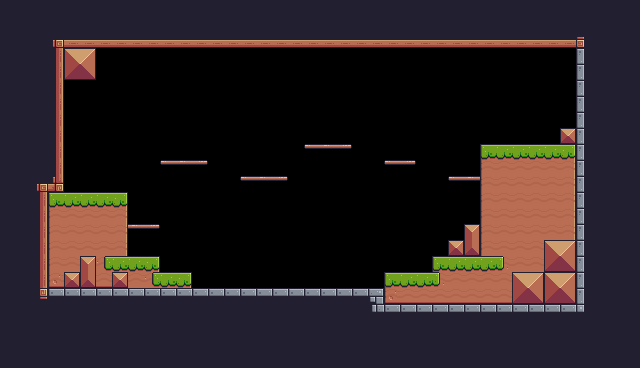

Rendered tile map (Tiled .tmx) drawn with the repository's tilesets; below, a short description and the full map source, tile grids included:
An orthogonal 40x23 tile map with 16x16 px tiles, 1 tile layer (Background) and 36 objects (11x Fruit, 6x Platform, Player, Chicken, Checkpoint).

<map version="1.10" tiledversion="1.10.2" orientation="orthogonal" renderorder="right-down" width="40" height="23" tilewidth="16" tileheight="16" infinite="0" nextlayerid="5" nextobjectid="96">
 <tileset firstgid="1" source="Pixel Adventure.tsx" />
 <layer id="1" name="Background" width="40" height="23">
  <properties>
   <property name="BackgroundColor" value="Pink" />
  </properties>
  <data encoding="csv">
200,200,200,200,200,200,200,200,200,200,200,200,200,200,200,200,200,200,200,200,200,200,200,200,200,200,200,200,200,200,200,200,200,200,200,200,200,200,200,200,
200,200,200,200,200,200,200,200,200,200,200,200,200,200,200,200,200,200,200,200,200,200,200,200,200,200,200,200,200,200,200,200,200,200,200,200,200,200,200,200,
200,200,200,92,134,134,134,134,134,134,134,134,134,134,134,134,134,134,134,134,134,134,134,134,134,134,134,134,134,134,134,134,134,134,134,134,93,200,200,200,
200,200,200,113,36,37,0,0,0,0,0,0,0,0,0,0,0,0,0,0,0,0,0,0,0,0,0,0,0,0,0,0,0,0,0,0,23,200,200,200,
200,200,200,113,58,59,0,0,0,0,0,0,0,0,0,0,0,0,0,0,0,0,0,0,0,0,0,0,0,0,0,0,0,0,0,0,23,200,200,200,
200,200,200,113,0,0,0,0,0,0,0,0,0,0,0,0,0,0,0,0,0,0,0,0,0,0,0,0,0,0,0,0,0,0,0,0,23,200,200,200,
200,200,200,113,0,0,0,0,0,0,0,0,0,0,0,0,0,0,0,0,0,0,0,0,0,0,0,0,0,0,0,0,0,0,0,0,23,200,200,200,
200,200,200,113,0,0,0,0,0,0,0,0,0,0,0,0,0,0,0,0,0,0,0,0,0,0,0,0,0,0,0,0,0,0,0,0,23,200,200,200,
200,200,200,113,0,0,0,0,0,0,0,0,0,0,0,0,0,0,0,0,0,0,0,0,0,0,0,0,0,0,0,0,0,0,0,35,23,200,200,200,
200,200,200,113,0,0,0,0,0,0,0,0,0,0,0,0,0,0,0,40,41,42,0,0,0,0,0,0,0,0,7,8,8,8,8,9,23,200,200,200,
200,200,200,113,0,0,0,0,0,0,40,41,42,0,0,0,0,0,0,0,0,0,0,0,40,42,0,0,0,0,29,30,30,30,30,31,23,200,200,200,
200,200,92,135,0,0,0,0,0,0,0,0,0,0,0,40,41,42,0,0,0,0,0,0,0,0,0,0,40,41,29,30,30,30,30,31,23,200,200,200,
200,200,113,7,8,8,8,9,0,0,0,0,0,0,0,0,0,0,0,0,0,0,0,0,0,0,0,0,0,0,29,30,30,30,30,31,23,200,200,200,
200,200,113,29,30,30,30,31,0,0,0,0,0,0,0,0,0,0,0,0,0,0,0,0,0,0,0,0,0,0,29,30,30,30,30,31,23,200,200,200,
200,200,113,29,30,30,30,31,41,42,0,0,0,0,0,0,0,0,0,0,0,0,0,0,0,0,0,0,0,16,29,30,30,30,30,31,23,200,200,200,
200,200,113,29,30,30,30,31,0,0,0,0,0,0,0,0,0,0,0,0,0,0,0,0,0,0,0,0,35,60,29,30,30,30,36,37,23,200,200,200,
200,200,113,29,30,16,32,8,8,9,0,0,0,0,0,0,0,0,0,0,0,0,0,0,0,0,0,7,8,8,8,33,30,30,58,59,23,200,200,200,
200,200,113,51,35,60,52,35,30,32,8,9,0,0,0,0,0,0,0,0,0,0,0,0,7,8,8,33,30,30,30,30,36,37,36,37,23,200,200,200,
200,200,114,2,2,2,2,2,2,2,2,2,2,2,2,2,2,2,2,2,2,2,2,3,51,52,52,52,52,52,52,52,58,59,58,59,23,200,200,200,
200,200,200,200,200,200,200,200,200,200,200,200,200,200,200,200,200,200,200,200,200,200,200,26,2,2,2,2,2,2,2,2,2,2,2,2,27,200,200,200,
200,200,200,200,200,200,200,200,200,200,200,200,200,200,200,200,200,200,200,200,200,200,200,200,200,200,200,200,200,200,200,200,200,200,200,200,200,200,200,200,
200,200,200,200,200,200,200,200,200,200,200,200,200,200,200,200,200,200,200,200,200,200,200,200,200,200,200,200,200,200,200,200,200,200,200,200,200,200,200,200,
200,200,200,200,200,200,200,200,200,200,200,200,200,200,200,200,200,200,200,200,200,200,200,200,200,200,200,200,200,200,200,200,200,200,200,200,200,200,200,200
</data>
 </layer>
 <objectgroup id="4" name="Spawnpoints">
  <object id="30" name="Pink Man" type="Player" x="64" y="160" width="32" height="32" />
  <object id="31" name="Bananas" type="Fruit" x="176" y="64" width="32" height="32" />
  <object id="38" name="Melon" type="Fruit" x="240" y="64" width="32" height="32" />
  <object id="39" name="Strawberry" type="Fruit" x="304" y="64" width="32" height="32" />
  <object id="40" name="Cherries" type="Fruit" x="368" y="64" width="32" height="32" />
  <object id="41" name="Bananas" type="Fruit" x="336" y="96" width="32" height="32" />
  <object id="42" name="Cherries" type="Fruit" x="272" y="96" width="32" height="32" />
  <object id="43" name="Apple" type="Fruit" x="208" y="96" width="32" height="32" />
  <object id="44" name="Pineapple" type="Fruit" x="144" y="96" width="32" height="32" />
  <object id="45" name="Orange" type="Fruit" x="400" y="96" width="32" height="32" />
  <object id="46" name="Kiwi" type="Fruit" x="224" y="224" width="32" height="32" />
  <object id="47" name="Kiwi" type="Fruit" x="288" y="224" width="32" height="32" />
  <object id="56" name="Chicken" type="Chicken" x="256" y="256" width="32" height="32">
   <properties>
    <property name="offNeg" type="float" value="5" />
    <property name="offPos" type="float" value="7" />
   </properties>
  </object>
  <object id="57" type="Checkpoint" x="496" y="80" width="64" height="64" />
 </objectgroup>
 <objectgroup id="2" name="Collisions">
  <object id="1" type="Platform" x="240" y="176" width="48" height="16" />
  <object id="2" type="Platform" x="160" y="160" width="48" height="16" />
  <object id="3" type="Platform" x="304" y="144" width="48" height="16" />
  <object id="4" type="Platform" x="448" y="176" width="32" height="16" />
  <object id="5" type="Platform" x="384" y="160" width="32" height="16" />
  <object id="7" x="480" y="144" width="96" height="160" />
  <object id="8" x="464" y="224" width="16" height="32" />
  <object id="9" x="448" y="240" width="16" height="16" />
  <object id="13" x="432" y="256" width="48" height="48" />
  <object id="14" x="384" y="272" width="48" height="32" />
  <object id="16" x="560" y="128" width="16" height="16" />
  <object id="17" x="576" y="32" width="16" height="272" />
  <object id="18" x="368" y="304" width="224" height="16" />
  <object id="19" x="32" y="288" width="352" height="16" />
  <object id="20" x="32" y="176" width="16" height="112" />
  <object id="23" x="48" y="32" width="16" height="160" />
  <object id="24" x="64" y="32" width="512" height="16" />
  <object id="25" x="48" y="192" width="80" height="96" />
  <object id="26" x="128" y="256" width="32" height="32" />
  <object id="27" x="160" y="272" width="32" height="16" />
  <object id="28" type="Platform" x="128" y="224" width="32" height="16" />
  <object id="48" x="64" y="48" width="32" height="32" />
 </objectgroup>
</map>
